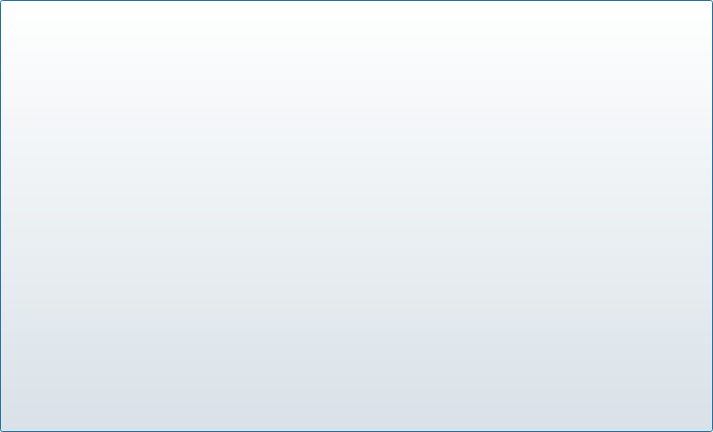
<?xml version="1.0" encoding="UTF-8"?>
<ui version="4.0">
 <class>ScreenSaver</class>
 <widget class="QDialog" name="ScreenSaver">
  <property name="geometry">
   <rect>
    <x>0</x>
    <y>0</y>
    <width>713</width>
    <height>432</height>
   </rect>
  </property>
  <property name="windowTitle">
   <string>Dialog</string>
  </property>
  <layout class="QVBoxLayout" name="verticalLayout">
   <property name="leftMargin">
    <number>0</number>
   </property>
   <property name="topMargin">
    <number>0</number>
   </property>
   <property name="rightMargin">
    <number>0</number>
   </property>
   <property name="bottomMargin">
    <number>0</number>
   </property>
   <item>
    <widget class="QPushButton" name="backgroundButtonimage">
     <property name="sizePolicy">
      <sizepolicy hsizetype="Expanding" vsizetype="Expanding">
       <horstretch>0</horstretch>
       <verstretch>0</verstretch>
      </sizepolicy>
     </property>
     <property name="cursor">
      <cursorShape>PointingHandCursor</cursorShape>
     </property>
     <property name="styleSheet">
      <string notr="true">QPushButton {
	border-image: url(:/images/goldenfork.png);
	color: white;
}</string>
     </property>
     <property name="text">
      <string/>
     </property>
     <property name="iconSize">
      <size>
       <width>0</width>
       <height>0</height>
      </size>
     </property>
    </widget>
   </item>
  </layout>
 </widget>
 <resources/>
 <connections/>
</ui>
